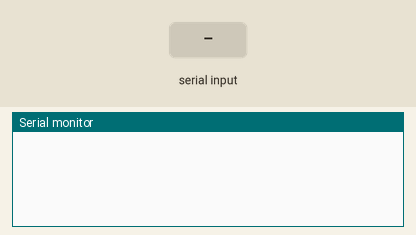
Bench run of a sketch on a simulated Arduino Uno, built with avr-gcc and run on an emulated ATmega328P. Parts: the last lines printed to the serial monitor. The inputs (shaded band) are chosen by the test bench.

Above: at 1.2 s.
1.3 s: "1" received over Serial
At 1.7 s:
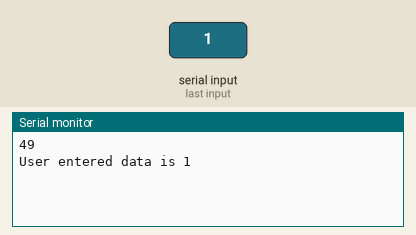
2.8 s: "0" received over Serial
At 4.0 s:
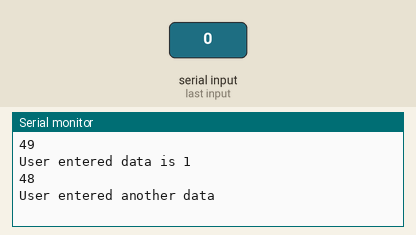
4.3 s: "2" received over Serial
At 5.2 s:
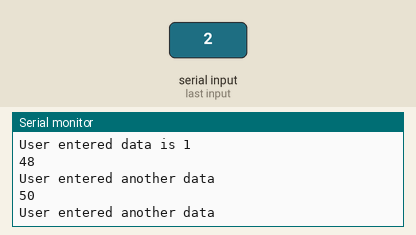

Measured:
- after the input at 1.3 s, the serial monitor: prints a new line at once (image 1)
- after the input at 2.8 s, the serial monitor: prints a new line at once (image 2)
- after the input at 4.3 s, the serial monitor: prints a new line at once (image 3)

The sketch:

serial.ino
```cpp
void setup(){
  Serial.begin(9600);
}
void loop(){
  int data=0;
  if(Serial.available()){
    data = Serial.read();
    Serial.println(data);
    if(data==49){
      Serial.println("User entered data is 1");
    }else{
      Serial.println("User entered another data");
    }
    }
}
```
